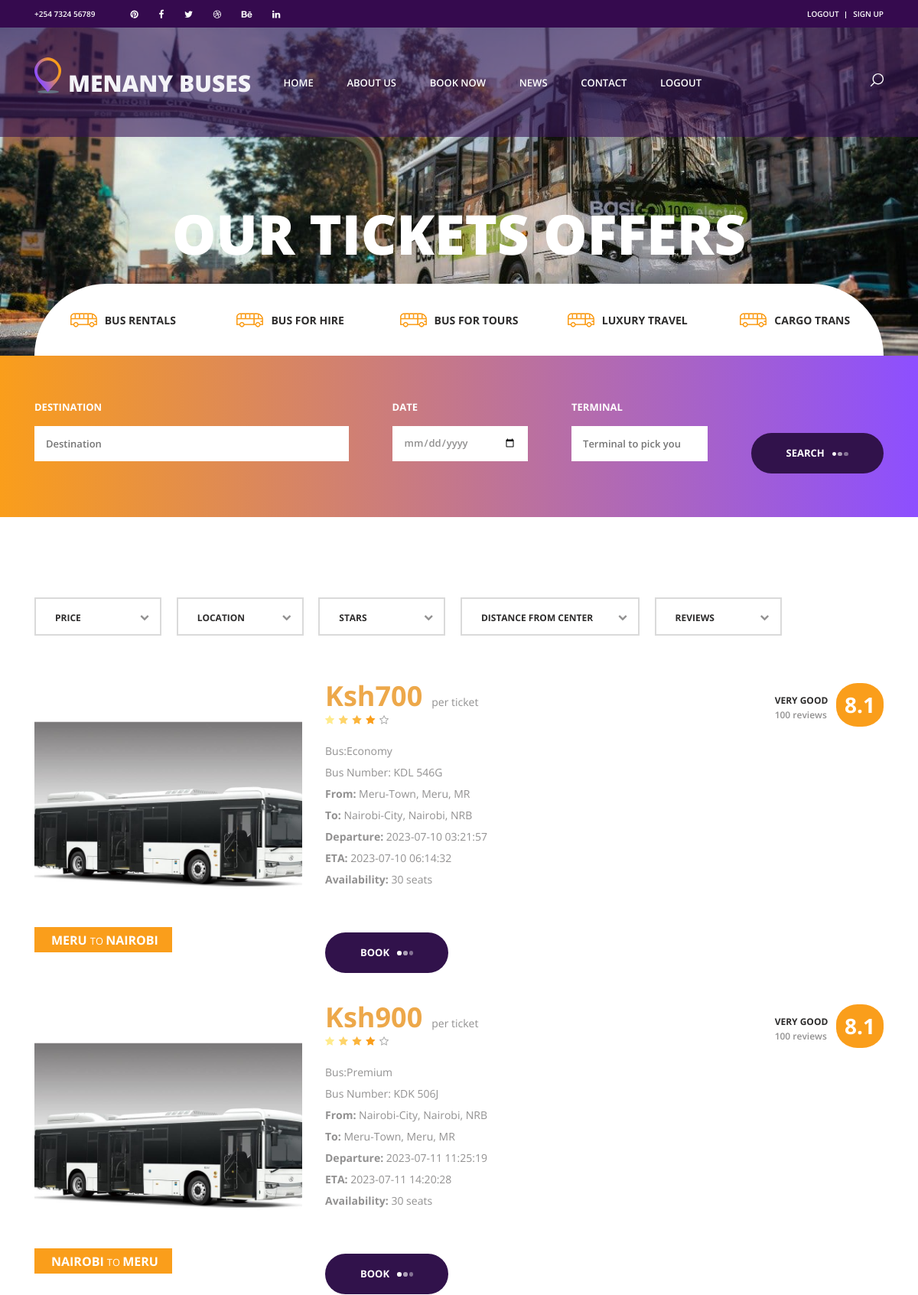
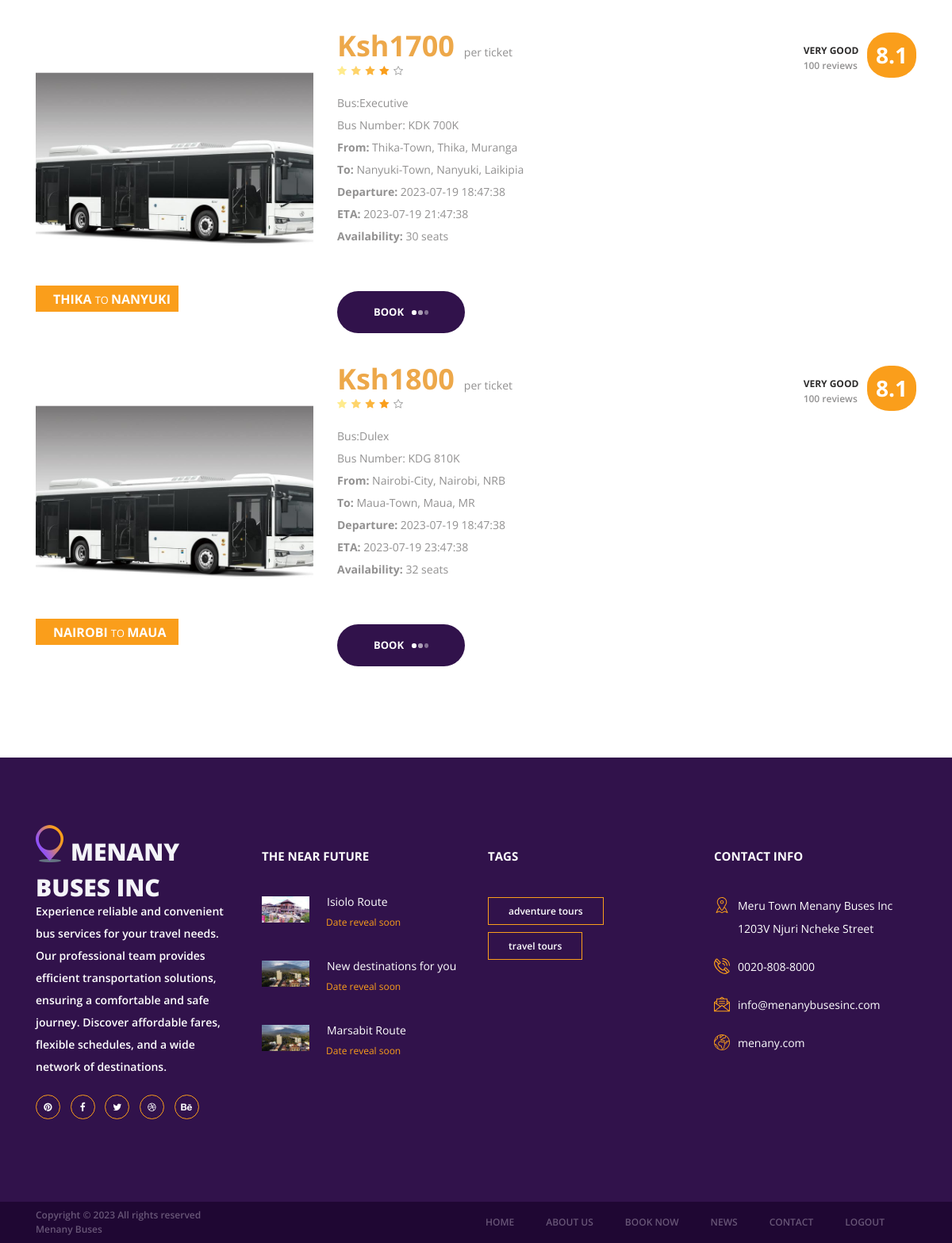
/book.php (signed in), run on the app's committed database (2 pictures, top to bottom).
### tables this page shows
CREATE TABLE `schedule_list` (
  `id` int(30) NOT NULL,
  `bus_id` int(30) NOT NULL,
  `from_location` int(30) NOT NULL,
  `to_location` int(30) NOT NULL,
  `departure_time` datetime NOT NULL,
  `eta` datetime NOT NULL,
  `status` tinyint(4) NOT NULL DEFAULT 1,
  `availability` int(11) NOT NULL,
  `price` text NOT NULL,
  `date_updated` timestamp NOT NULL DEFAULT current_timestamp() ON UPDATE current_timestamp()
);

CREATE TABLE `location` (
  `id` int(30) NOT NULL,
  `terminal_name` text NOT NULL,
  `city` varchar(250) NOT NULL,
  `state` varchar(250) NOT NULL,
  `status` tinyint(1) NOT NULL DEFAULT 1 COMMENT '0= inactive , 1= active',
  `date_updated` datetime NOT NULL DEFAULT current_timestamp() ON UPDATE current_timestamp()
);

CREATE TABLE `bus` (
  `id` int(30) NOT NULL,
  `name` varchar(250) NOT NULL,
  `bus_number` varchar(50) NOT NULL,
  `status` tinyint(1) NOT NULL DEFAULT 1 COMMENT '0 = inactive, 1 = active',
  `date_updated` datetime NOT NULL DEFAULT current_timestamp() ON UPDATE current_timestamp()
);

### book.php (the view, shortened to what the rows shown need)
<?php
require_once 'config/connect.php';
if(empty($_SESSION['id'])){
   header('location: sign-in.php');
} else {
    ?>
<!DOCTYPE html>
<html lang="en">
<head>
    <link rel="stylesheet" type="text/css" href="styles/bootstrap4/bootstrap.min.css">
    <link href="plugins/font-awesome-4.7.0/css/font-awesome.min.css" rel="stylesheet" type="text/css">
    <link rel="stylesheet" type="text/css" href="styles/offers_styles.css">
    <link rel="stylesheet" type="text/css" href="styles/offers_responsive.css">
</head>
<body>
    <div class="super_container">
        <div class="offers">
                                <?php
                           $query = "SELECT schedule_list.id,bus.name AS bus_name,bus.bus_number,location_from.terminal_name AS from_terminal,
                              location_from.city AS from_city,location_from.state AS from_state,location_to.terminal_name AS to_terminal,
                              location_to.city AS to_city,location_to.state AS to_state,schedule_list.departure_time,schedule_list.eta,
                              schedule_list.availability,schedule_list.price FROM schedule_list INNER JOIN bus ON schedule_list.bus_id = bus.id
                              INNER JOIN  location AS location_from ON schedule_list.from_location = location_from.id
                              INNER JOIN location AS location_to ON schedule_list.to_location = location_to.id WHERE 1 = 1";
                              $params = [];
                                $stmt = $conn->prepare($query);
                                $stmt->execute($params);
                                $rows = $stmt->fetchAll(PDO::FETCH_ASSOC);
                          ?>
            <div class="container">
                <div class="row">
                    <div class="col-lg-12">
                        <div class="offers_grid">
                            <?php foreach ($rows as $row): ?>
                            <div class="offers_item rating_4">
                                <div class="row">
                                    <div class="col-lg-3 col-1680-4">
                                        <div class="offers_image_container">
                                            <div class="offers_image_background"
                                                style="background-image:url(images/05.jpg)"></div>
                                            <div class="offer_name">
                                                <a href="single_listing.php  fs-6">
                                                    <?php echo $row['from_city']; ?>
                                                    <small> to </small>
                                                    <?php echo $row['to_city']; ?>
                                                </a>
                                            </div>
                                        </div>
                                    </div>
                                    <div class="col-lg-8">
                                        <div class="offers_content">
                                            <div class="offers_price">Ksh<?php echo $row['price']; ?><span>per
                                                    ticket</span></div>
                                            <div class="rating_r rating_r_4 offers_rating" data-rating="4">
                                                <i></i>
                                                <i></i>
                                                <i></i>
                                                <i></i>
                                                <i></i>
                                            </div>
                                            <p class="offers_text">
                                                <span>Bus:<?php echo $row['bus_name']; ?></span>
                                                <br>
                                                Bus Number: <?php echo $row['bus_number']; ?>
                                            <p class="card-text">
                                                <strong>From:</strong>
                                                <?php echo $row['from_terminal'] . ', ' . $row['from_city'] . ', ' . $row['from_state']; ?><br>
                                                <strong>To:</strong>
                                                <?php echo $row['to_terminal'] . ', ' . $row['to_city'] . ', ' . $row['to_state']; ?><br>
                                                <strong>Departure:</strong> <?php echo $row['departure_time']; ?><br>
                                                <strong>ETA:</strong> <?php echo $row['eta']; ?><br>
                                                <strong>Availability:</strong> <?php echo $row['availability']; ?>
                                                seats<br>
                                            </p>
                                            </p>
                                            <div class="button book_button">
                                                <a
                                                    href="customer_book.php?id=<?php echo $row['id']; ?>">book<span></span><span></span><span></span></a>
                                            </div>
                                            <div class="offer_reviews">
                                                <div class="offer_reviews_content">
                                                    <div class="offer_reviews_title">very good</div>
                                                    <div class="offer_reviews_subtitle">100 reviews</div>
                                                </div>
                                                <div class="offer_reviews_rating text-center">8.1</div>
                                            </div>
                                        </div>
                                    </div>
                                </div>
                            </div>
                            <?php endforeach; ?>
                        </div>
                    </div>
                </div>
            </div>
        </div>
    </div>
</body>
</html>
<?php
}

### data on the page
schedule_list: location.city "MERU", location.city "NAIROBI", price "700", bus.name "Economy", bus.bus_number "KDL 546G", location.terminal_name "Meru-Town", location.city "Meru", location.state "MR", location.terminal_name "Nairobi-City", location.city "Nairobi", location.state "NRB", departure_time "2023-07-10 03:21:57", eta "2023-07-10 06:14:32", availability "30"
schedule_list: location.city "NAIROBI", location.city "MERU", price "900", bus.name "Premium", bus.bus_number "KDK 506J", location.terminal_name "Nairobi-City", location.city "Nairobi", location.state "NRB", location.terminal_name "Meru-Town", location.city "Meru", location.state "MR", departure_time "2023-07-11 11:25:19", eta "2023-07-11 14:20:28", availability "30"
schedule_list: location.city "THIKA", location.city "NANYUKI", price "1700", bus.name "Executive", bus.bus_number "KDK 700K", location.terminal_name "Thika-Town", location.city "Thika", location.state "Muranga", location.terminal_name "Nanyuki-Town", location.city "Nanyuki", location.state "Laikipia", departure_time "2023-07-19 18:47:38", eta "2023-07-19 21:47:38", availability "30"
schedule_list: location.city "NAIROBI", location.city "MAUA", price "1800", bus.name "Dulex", bus.bus_number "KDG 810K", location.terminal_name "Nairobi-City", location.city "Nairobi", location.state "NRB", location.terminal_name "Maua-Town", location.city "Maua", location.state "MR", departure_time "2023-07-19 18:47:38", eta "2023-07-19 23:47:38", availability "32"
